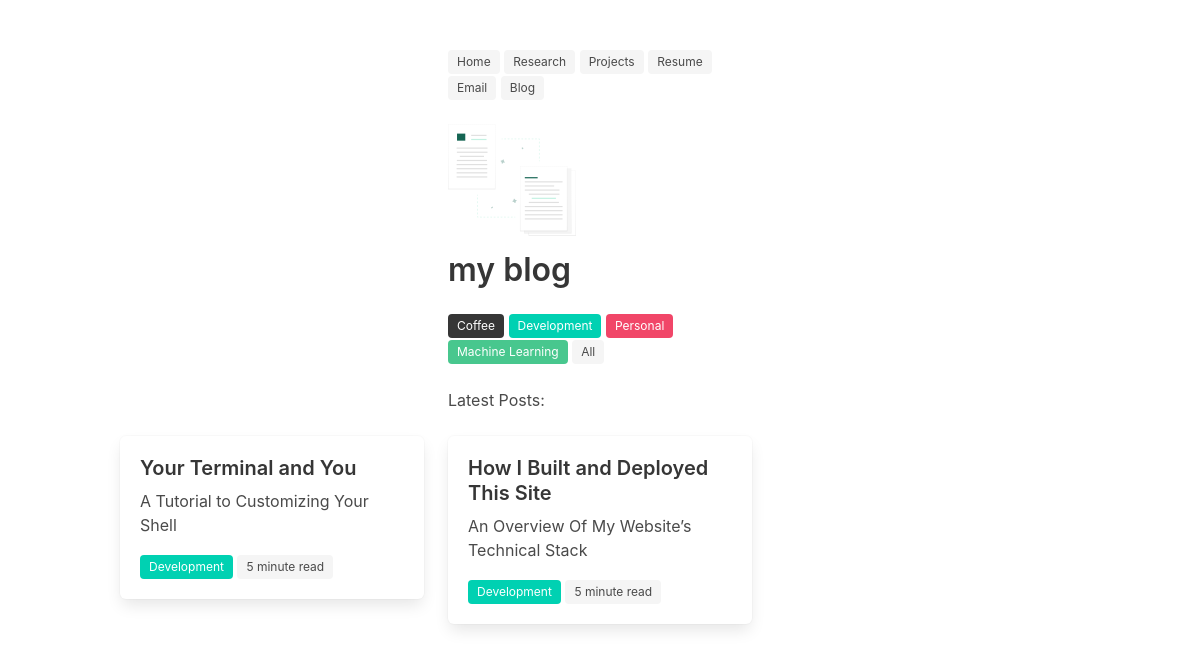
Before: /blog/category/2 with the older database file.
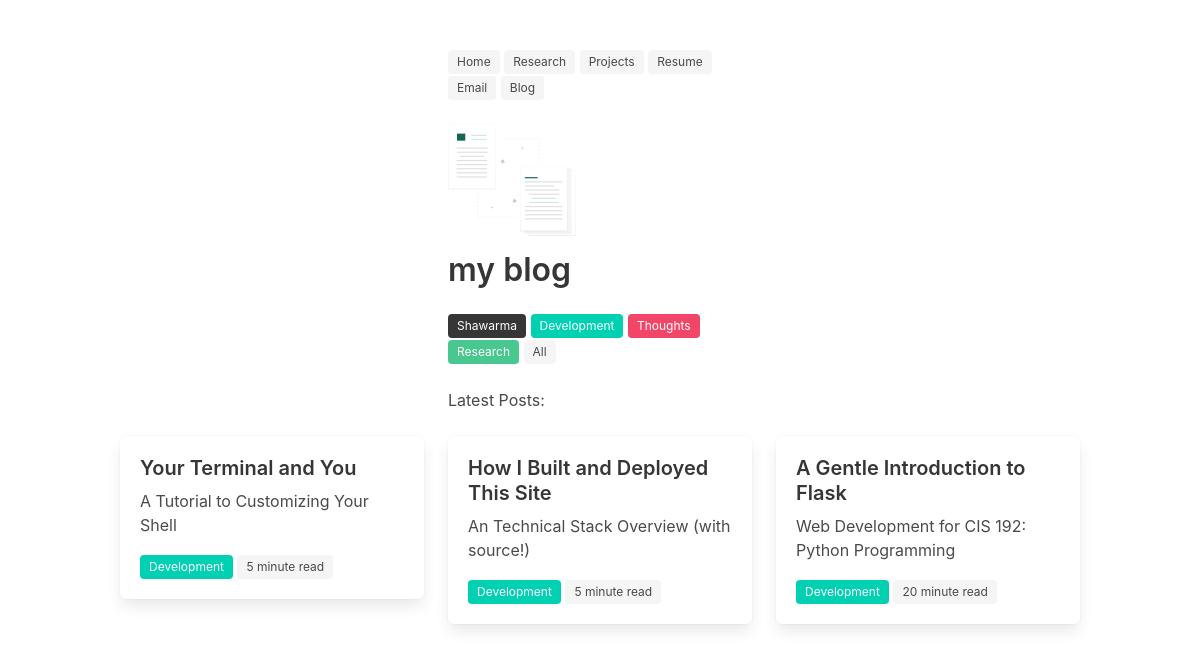
After: the same page with the newer database file.
### blog/models.py (models this page shows)
class Category(models.Model):
    name = models.CharField(max_length=100)
    bulma_color = models.CharField(max_length=50, null=True, blank=True)
    class Meta:
        db_table = 'Category'

class Post(models.Model):
    id = models.CharField(max_length=50, primary_key=True)
    title = models.CharField(max_length=100)
    subtitle = models.CharField(max_length=100)
    length = models.CharField(max_length=100)
    body = models.TextField()
    category = models.ForeignKey(Category, on_delete=models.DO_NOTHING)
    recommended = models.BooleanField(default=False)
    class Meta:
        db_table = 'Post'

### blog/views.py (the view)
# urls.py: path('blog/category/<int:category>', category, name='category'),
def category(request, category):
    posts = Post.objects.filter(category=category)
    categories = Category.objects.all()
    return render(request, 'blog.html', {'posts': posts, 'categories': categories, 'select': True})

### about/templates/blog.html (shortened to what this page needs)
{% extends 'base.html' %}
{% load static %}
{% block content %}
  <section class="section">
    <div class="container">
      <div class="columns">
        <div class="column is-one-fourth"> </div>
        <div class="column">
          <nav>
            <a href="/"> <span class="tag is-light"> Home </span> </a>
            <a href="/research"> <span class="tag is-light"> Research </span> </a>
            <a href="/projects"> <span class="tag is-light"> Projects </span> </a>
            <a href="{% static 'resume.pdf' %}"> <span class="tag is-light"> Resume </span> </a>
            <a href="mailto:mail@kirubarajan.com"> <span class="tag is-light"> Email </span> </a>
            <a href="/blog"> <span class="tag is-light"> Blog </span> </a>
            <br> <br>
          </nav>
          <figure class="image is-128x128">
            <img src="{% static 'img/papers.svg' %}">
          </figure>
            <h1 class="title"> my blog </h1>
            {% for category in categories %}
            <a href="/blog/category/{{ category.id }}">
              <span class="tag is-{{ category.bulma_color }}"> {{ category.name }} </span>
            </a>
            {% endfor %}
            {% if select %}
            <a href="/blog">
              <span class="tag is-light"> All </span>
            </a>
            {% endif %}
            <br> <br>
            <p>Latest Posts:</p>
        </div>
        <div class="column is-one-fourth"> </div>
      </div>
      <div class="columns is-multiline">
        {% for post in posts %}
        <div class="column is-one-third">
          <a href="/post/{{post.id}}" >
            <div class="box">
              <article class="media">
                <div class="media-content">
                  <div class="content">
                      <p style="margin-bottom: 0.5rem" class="subtitle"> <strong> {{ post.title }} </strong> </p>
                      <p> {{ post.subtitle }} </p>
                      <span class="tag is-{{ post.category.bulma_color }}"> {{ post.category.name }} </span>
                      <span class="tag is-light"> {{ post.length }} read </span> <br>
                  </div>
                </div>
              </article>
            </div>
          </a>
        </div>
        <br>
        {% endfor %}
      </div>
    </div>
  </section>
{% endblock %}

Changed rows visible on the page:
changed Category: name "Coffee" → "Shawarma"
changed Category: name "Personal" → "Thoughts"
changed Category: name "Machine Learning" → "Research"
changed Post "How I Built and Deployed This Site": subtitle "An Overview Of My Website’s Technical Stack" → "An Technical Stack Overview (with source!)"
added Post: title "A Gentle Introduction to Flask", subtitle "Web Development for CIS 192: Python Programming", category.name "Development", length "20 minute"
